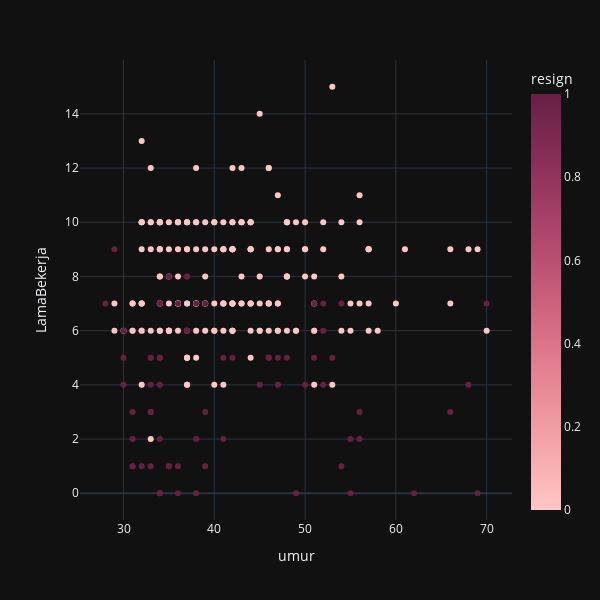

Notebook cell for this chart:
### Code cell
fig = px.scatter(data_an2, x='umur',y='LamaBekerja', color='resign', color_continuous_scale='Burg',
                 template='plotly_dark',width=600,height=600)
fig.show()

### Figure 1 — Plotly figure (JSON) as saved in the notebook; plotly's stock layout.template omitted (floating-point values rounded to 4 significant figures; data arrays with more than 128 entries replaced by an {"elided": "..."} marker saying what was removed)
{"data": [{"hovertemplate": "umur=%{x}<br>LamaBekerja=%{y}<br>resign=%{marker.color}<extra></extra>", "legendgroup": "", "marker": {"color": {"elided": "285 int values"}, "coloraxis": "coloraxis", "symbol": "circle"}, "mode": "markers", "name": "", "orientation": "v", "showlegend": false, "type": "scatter", "x": {"elided": "285 int values"}, "xaxis": "x", "y": {"elided": "285 int values"}, "yaxis": "y"}], "layout": {"coloraxis": {"colorbar": {"title": {"text": "resign"}}, "colorscale": [[0, "rgb(255, 198, 196)"], [0.1667, "rgb(244, 163, 168)"], [0.3333, "rgb(227, 129, 145)"], [0.5, "rgb(204, 96, 125)"], [0.6667, "rgb(173, 70, 108)"], [0.8333, "rgb(139, 48, 88)"], [1, "rgb(103, 32, 68)"]]}, "height": 600, "legend": {"tracegroupgap": 0}, "margin": {"t": 60}, "width": 600, "xaxis": {"anchor": "y", "domain": [0, 1], "title": {"text": "umur"}}, "yaxis": {"anchor": "x", "domain": [0, 1], "title": {"text": "LamaBekerja"}}}}
